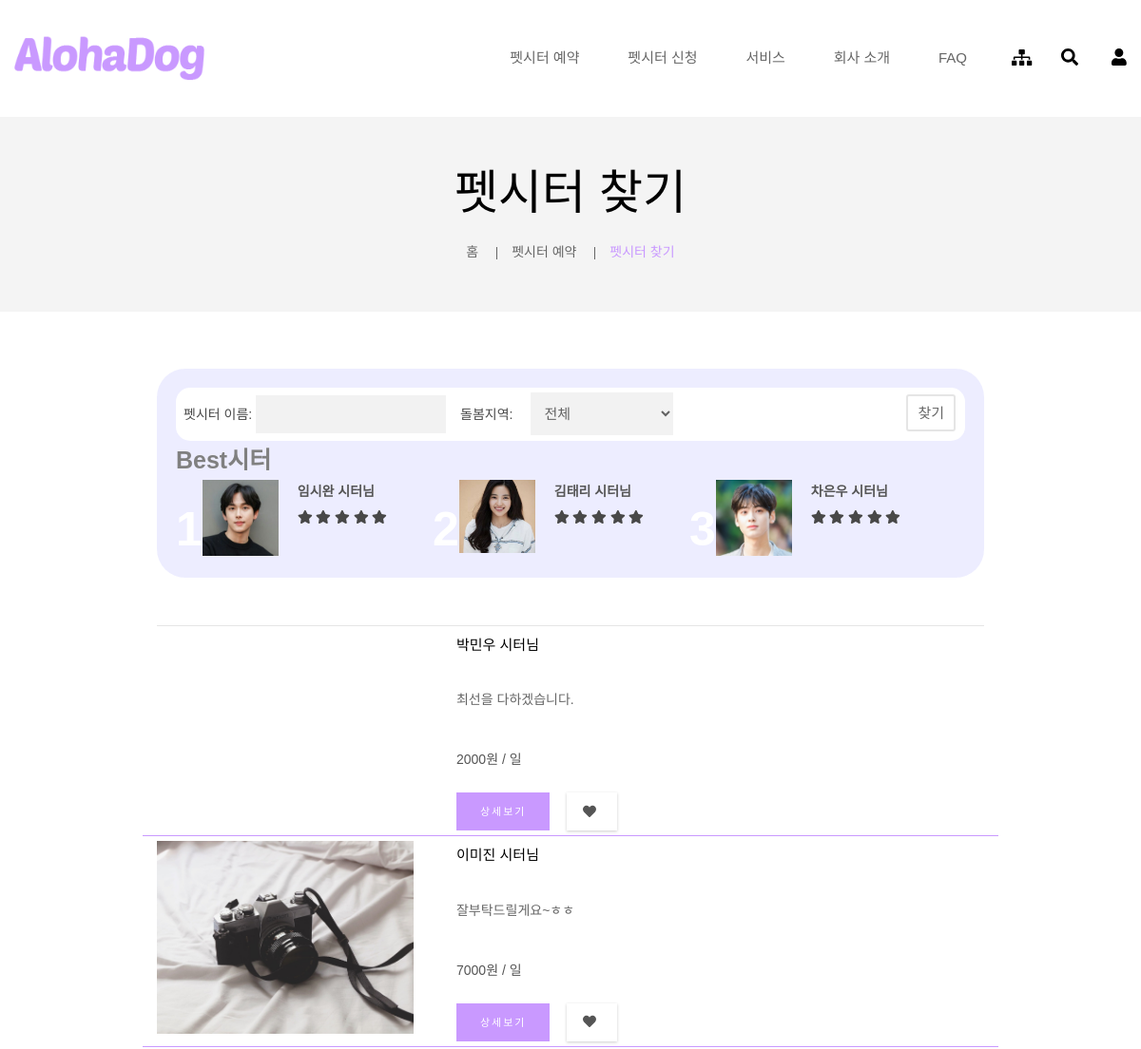
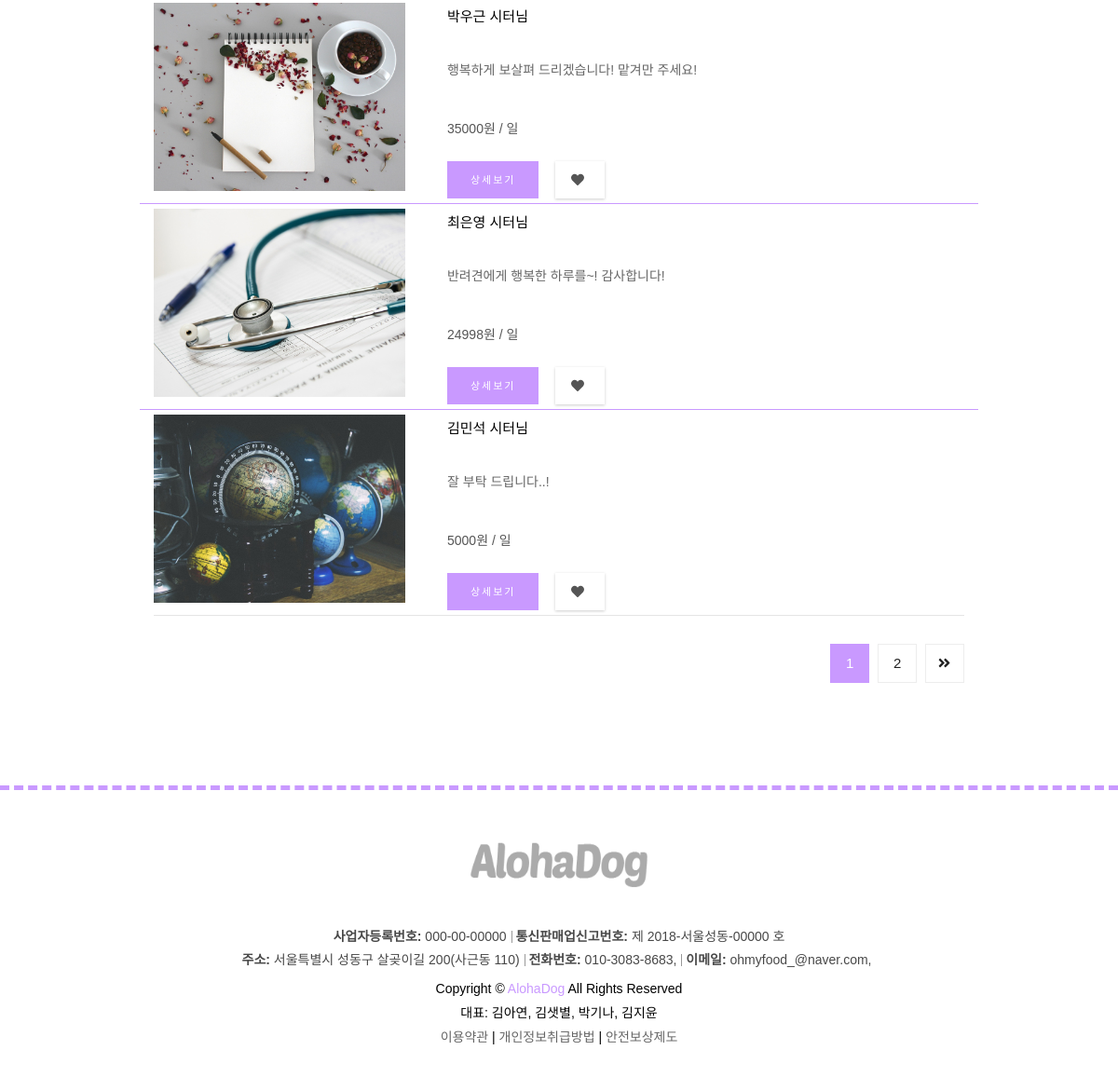
Page /sitter on the committed database (2 pictures, top to bottom).
### homepage/models.py (models this page shows, shortened)
class Sitter(models.Model):
    userprofile = models.OneToOneField('UserProfile', on_delete=models.CASCADE, verbose_name="시터이름")
    account_number = models.CharField(max_length=100, verbose_name="계좌번호")
    profile = models.ImageField(upload_to='profile/', verbose_name="프로필 사진")
    bank_name = models.CharField(max_length=10, choices=BANK_NAME_CHOICES, verbose_name="은행명")
    introduction = models.CharField(max_length=200, verbose_name="시터소개")
    free_services = models.CharField(max_length=100, verbose_name='무료 서비스')
    paid_services = models.CharField(max_length=100, verbose_name='유료 서비스')
    day_price = models.IntegerField(default=0, verbose_name='일당')
    care_zone = models.CharField(max_length=100, verbose_name='돌봄 공간')
    housemate_situation = models.CharField(max_length=100, verbose_name='가족 동거 유무')
    pet_situation = models.CharField(max_length=100, verbose_name='다른 반려동물 유무')
    qna = models.TextField(max_length=1000, verbose_name="QnA")

class UserProfile(models.Model):
    user = models.OneToOneField(settings.AUTH_USER_MODEL, on_delete=models.CASCADE, verbose_name='유저')
    name = models.CharField(max_length=50, verbose_name='회원 이름')
    sex = models.CharField(max_length=1, choices=SEX_CHOICES, verbose_name='회원 성별', default='F')
    birth_date = models.DateField(verbose_name='회원 생일')
    phone_number = models.CharField(max_length=20, verbose_name='회원 핸드폰번호')
    email = models.EmailField(max_length=50, verbose_name='회원 이메일')
    zip_code = models.CharField(max_length=10, verbose_name='우편 번호')
    address1 = models.CharField(max_length=50, verbose_name='회원 주소1')
    address2 = models.CharField(max_length=50, verbose_name='회원 주소2')
    profile = models.FileField(upload_to='uploads/', verbose_name='회원 사진')
    registration_datetime = models.DateTimeField(auto_now=True, verbose_name='회원가입일')
    membership_level = models.CharField(max_length=10, verbose_name='회원 등급', choices=MEMBER_SHIP_LEVEL_CHOICES,
                                        default='member')

### homepage/sitters.py (the view)
# urls.py: path('sitter', sitters.sitter_list, name='sitter_list'),
def sitter_list(request):
    search_keyword = request.GET.get('keyword')
    search_city = request.GET.get('city')
    page = request.GET.get('page')
    context = dict()
    if search_keyword or search_city:
        if search_keyword:
            context['search_keyword'] = search_keyword
            sitter = Sitter.objects.filter(userprofile__name__contains=search_keyword)
        else:
            sitter = Sitter.objects.all()
        if search_city and not search_city == "전체":
            context['search_city'] = search_city
            sitter = sitter.filter(userprofile__address1__contains=search_city)
        context['search_message'] = str(sitter.count()) + '개의 검색 결과가 있습니다.'
    else:
        sitter = Sitter.objects.all()
    paginator = Paginator(sitter, 5)
    sitter = paginator.get_page(page)
    context['sitters'] = sitter
    return render(request, 'sitter/sitter_list.html', context=context)

### templates/sitter/sitter_list.html (shortened to what this page needs)
{% extends "base.html" %}
{% load staticfiles %}
{% block extrastyle %}{% static "css/petsitterEmployment/findPetsitter.css" %}{% endblock %}
{% block content %}
    <div class="location-tow mb-60">
        <div class="container">
            <div class="row">
                <div class="col-12">
                    <div class="location-title">
                        <h1>펫시터 찾기</h1>
                    </div>
                    <div class="location-content location-content-tow">
                        <ul>
                            <li><a href="{% url 'index' %}">홈</a></li>
                            <li><a href="#">펫시터 예약</a></li>
                            <li class="active">펫시터 찾기</li>
                        </ul>
                    </div>
                </div>
            </div>
        </div>
    </div>
    <div class="blog-area white-bg pt-0 pb-0 mb-70">
        <div class="container">
            <div class="row">
                <div class="col-lg-9 ml-auto mr-auto">
                    <div class="blog_area blog_area_findpetsitter">
                        <div class="blog_area_top">
                            <div class="blog_area_top0">
                                <form action="" method="get">
                                    <div class="blog_area_top1">
                                        <span>펫시터 이름: </span>
                                        <span><input type="text" id="amount" name="keyword"
                                                     value="{{ search_keyword }}"
                                                     style="width: 200px; height: 40px"/></span>
                                    </div>
                                    <div class="blog_area_top2">
                                        <span>돌봄지역:</span>
                                        <span><select class="wide" name="city">
                                            <option data-display="Select">전체</option>
                                    </select></span>
                                    </div>
                                    <button type="submit" class="blog_area_top0_search">찾기</button>
                                </form>
                            </div>
                            <div class="blog_area_top3">
                                <h4>Best시터</h4>
                                <div class="blog_area_top3_content">
                                    <ul>
                                        <li class="blog_area_top3_li">
                                            <span class="blog_area_top3_num">1</span>
                                            <div class="blog_area_top3_thumb img-full">
                                                <a href=""><img src="{% static 'img/interested_petsitter/eu1.jpg' %}"
                                                                alt=""></a>
                                            </div>
                                            <div class="blog_area_top3_li_content">
                                                <h6><a href="">임시완 시터님</a></h6>
                                                <div class="blog_area_top3_li_review">
                                                    <i class="fa fa-star"></i>
                                                    <i class="fa fa-star"></i>
                                                    <i class="fa fa-star"></i>
                                                    <i class="fa fa-star"></i>
                                                    <i class="fa fa-star"></i>
                                                </div>
                                            </div>
                                        </li>
                                        <li class="blog_area_top3_li">
                                            <span class="blog_area_top3_num">2</span>
                                            <div class="blog_area_top3_thumb img-full">
                                                <a href="#"><img src="{% static 'img/interested_petsitter/eu2.jpg' %}"
                                                                 alt=""></a>
                                            </div>
                                            <div class="blog_area_top3_li_content">
                                                <h6><a href="#">김태리 시터님</a></h6>
                                                <div class="blog_area_top3_li_review">
                                                    <i class="fa fa-star"></i>
                                                    <i class="fa fa-star"></i>
                                                    <i class="fa fa-star"></i>
                                                    <i class="fa fa-star"></i>
                                                    <i class="fa fa-star"></i>
                                                </div>
                                            </div>
                                        </li>
                                        <li class="blog_area_top3_li">
                                            <span class="blog_area_top3_num">3</span>
                                            <div class="blog_area_top3_thumb img-full">
                                                <a href="#"><img src="{% static 'img/interested_petsitter/eu3.jpg' %}"
                                                                 alt=""></a>
                                            </div>
                                            <div class="blog_area_top3_li_content">
                                                <h6><a href="#">차은우 시터님</a></h6>
                                                <div class="blog_area_top3_li_review">
                                                    <i class="fa fa-star"></i>
                                                    <i class="fa fa-star"></i>
                                                    <i class="fa fa-star"></i>
                                                    <i class="fa fa-star"></i>
                                                    <i class="fa fa-star"></i>
                                                </div>
                                            </div>
                                        </li>
                                    </ul>
                                </div>
                            </div>
                        </div>
                        <div class="shop-product">
                            <div id="list">
                                <div class="product-list-view">
                                    <div class="product-list-item mb-0">
                                        {% for sitter in sitters %}
                                            <div class="row interestedC">
                                                <div class="col-md-4">
                                                    <div class="single-product">
                                                        <div class="product-img img-full">
                                                            <a href="{% url 'sitter_detail' 1 %}">
                                                                <img src="/media/{{ sitter.profile }}" alt="">
                                                            </a>
                                                        </div>
                                                    </div>
                                                </div>
                                                <div class="col-md-8">
                                                    <div class="product-content shop-list interestedCI">
                                                        <h2>
                                                            <a href="{% url 'sitter_detail' sitter.id %}">{{ sitter.userprofile.name }}
                                                                시터님</a></h2>
                                                        <div class="product-description">
                                                            <p>{{ sitter.introduction }}</p>
                                                        </div>
                                                        <div class="product-price">
                                                            <div class="price-box">
                                                                <span class="regular-price">{{ sitter.day_price }}원 / 일</span>
                                                            </div>
                                                        </div>
                                                        <div class="product-list-action">
                                                            <div class="add-btn">
                                                                <a href="{% url 'sitter_detail' sitter.id %}">상세보기</a>
                                                            </div>
                                                            <ul>
                                                                <li><a href="#" title="Whishlist"><i
                                                                        class="fa fa-heart"></i></a></li>
                                                            </ul>
                                                        </div>
                                                    </div>
                                                </div>
                                            </div>
                                        {% endfor %}
                                    </div>
                                </div>
                            </div>
                            <div class="product-pagination">
                                <ul>
                                    {% for page in sitters.paginator.page_range %}
                                        <li {% if page == sitters.number %} class="active"{% endif %}><a
                                                href="{% url 'sitter_list' %}?page=
                                                        {{ page }}{% if search_keyword %}&search_keyword={{ search_keyword }}{% endif %}{% if search_city %}&search_city={{ search_city }}{% endif %}">{{ page }}</a>
                                        </li>
                                    {% endfor %}
                                    <li><a href="{% url 'sitter_list' %}?page=
                                            {{ sitters.paginator.num_pages }}{% if search_keyword %}&search_keyword={{ search_keyword }}{% endif %}{% if search_city %}&search_city={{ search_city }}{% endif %}"><i
                                            class="fa fa-angle-double-right"></i></a></li>
                                </ul>
                            </div>
                        </div>
                    </div>
                </div>
            </div>
        </div>
    </div>
{% endblock %}

### static/css/petsitterEmployment/findPetsitter.css (style rules this page uses)
* { user-select:none; }
li { list-style: none; }
input[type=text], input[type=password], input[type=number], input[type=file], input[type=email], input[type=time] { width: 400px; padding: 15px; margin: 0; display: inline-block; background: rgba(204,204,204,0.25); border: none; color: grey; }
select { width: 150px; padding: 10px; margin: 5px 15px; display: inline-block; background: grey; border: none; font-size: 15px; }
option { background: white; color: #c999ff; font-size: 15px; padding: 10px; border: none; }
.blog_area { border: 1px solid #ebebeb; }
.blog_area_findpetsitter { border: none; }
.blog_area_top { width: 100%; height: 220px; background: rgba(77,77,255,0.1); padding: 20px; margin-bottom: 50px; border-radius: 30px; }
.blog_area_top h4 { font-size: 25px; color: grey; font-weight: bold; }
.blog_area_top0 { display: inline-block; background: white; width: 100%; border-radius: 15px; }
.blog_area_top1 { float: left; display: inline; margin: 8px; margin-right: 15px; }
.blog_area_top2 { float: left; display: inline; width: 300px; }
.blog_area_top2 span { display: inline-block; }
select.wide { width: 150px; display: inline-block; background: rgba(204,204,204,0.25); border: none; font-size: 15px; }
.blog_area_top0_search { float: right; color: #666; cursor: pointer; background: white; border: 2px solid #e5e5e5; border-radius: 3px; text-align: center; font-size: 15px; padding: 5px 10px; margin: 7px 0; margin-right: 10px; }
.blog_area_top3 { height: 113px; width: 100%; }
.blog_area_top3_num { margin-top: 40px; float: left; font-size: 50px; color: white; font-weight: bold; }
.blog_area_top3_content { width: 100%; height: 80px; }
.blog_area_top3_content > ul > li { float: left; overflow: hidden; width: 250px; height: 80px; margin-bottom: 0px; }
.blog_area_top3_content > ul > li:last-child { border-bottom: 0; }
.blog_area_top3_li { margin-right: 20px; }
.blog_area_top3_thumb { float: left; width: 80px; height: 80px; }
.blog_area_top3_li_content { float: left; padding: 5px 0; padding-left: 20px; }
.blog_area_top3_li_content > h6 { color: #555; font-size: 14px; font-weight: 600; text-transform: none; }
.shop-product { border-top: 1px solid #e5e5e5; }
.interestedC { padding-bottom: 5px; border-bottom: 1px solid #c999ff; }
.interestedC:last-child { border-bottom: none; }
.interestedCI { margin-top: 10px; padding-top: 0; }

### templates/base.html (style rules this page uses)
li { list-style: none; }

### rows in the picture
Sitter: userprofile.name "박민우", introduction "최선을 다하겠습니다.", day_price "2000"
Sitter: profile (picture), userprofile.name "이미진", introduction "잘부탁드릴게요~ㅎㅎ", day_price "7000"
Sitter: profile (picture), userprofile.name "박우근", introduction "행복하게 보살펴 드리겠습니다! 맡겨만 주세요!", day_price "35000"
Sitter: profile (picture), userprofile.name "최은영", introduction "반려견에게 행복한 하루를~! 감사합니다!", day_price "24998"
Sitter: profile (picture), userprofile.name "김민석", introduction "잘 부탁 드립니다..!", day_price "5000"

### other values in the picture
{{ page }} "1" "2"
